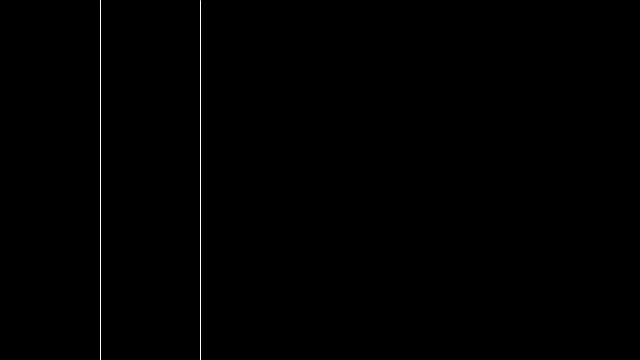
Frame 1 (no input)
Frame 60 (the mouse pressed at the canvas centre just before this capture): identical to frame 1, image omitted
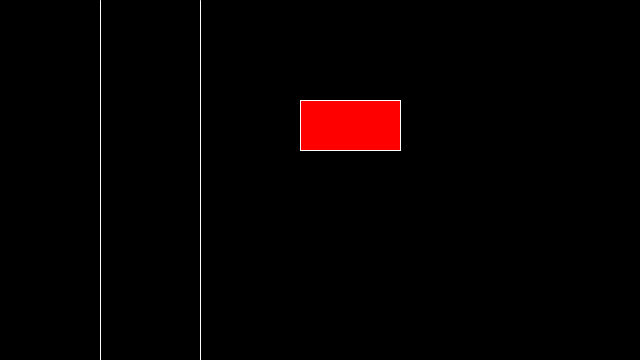
Frame 120 (the mouse held since frame 60 and released just before this capture)

The Processing sketch that drew these frames (run headless with seeded random() and noise(); from frame 60 on, the mouse is pressed at the canvas centre):

// Processing sketch: sketch_colour_rectangles
// ── sketch_colour_rectangles.pde
void setup(){
  size(640,360);
}
void draw(){
  background(0);
  if(mouseX>200){
    fill(255,0,0);
    rect(300,100,100,50);
  }
  else if(mouseX>100){
    fill(0,255,0);
    rect(300,300,50,50);
    
  }
  stroke(255);
  line(100,0,100,height);
  line(200,0,200,height);
  
}
